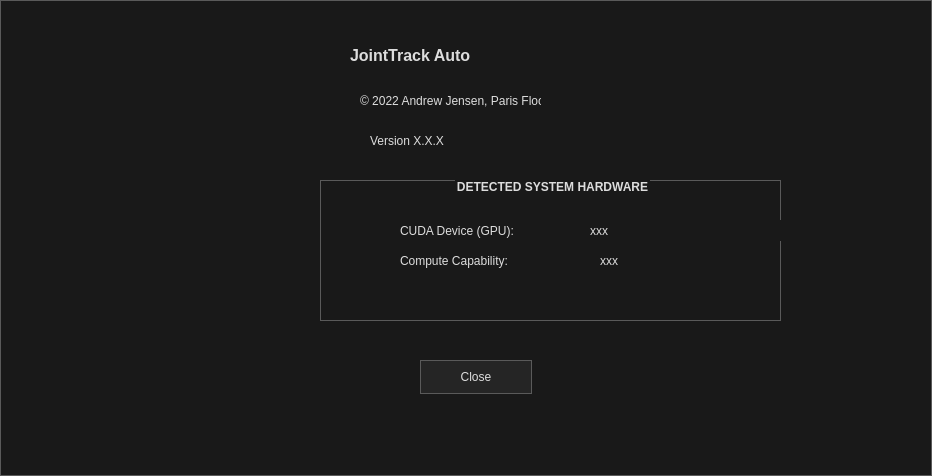
<?xml version="1.0" encoding="UTF-8"?>
<ui version="4.0">
 <class>aboutJTA</class>
 <widget class="QDialog" name="aboutJTA">
  <property name="geometry">
   <rect>
    <x>0</x>
    <y>0</y>
    <width>932</width>
    <height>476</height>
   </rect>
  </property>
  <property name="windowTitle">
   <string>About JointTrack Auto</string>
  </property>
  <property name="windowIcon">
   <iconset resource="mainscreen.qrc">
    <normaloff>:/Desktop_Icon/Resources/jta_dime_icon.png</normaloff>:/Desktop_Icon/Resources/jta_dime_icon.png</iconset>
  </property>
  <property name="styleSheet">
   <string notr="true">/*
	Based on a template by Emanuel Claesson (c) 2013 with modifications by Paris Flood

	Licensed under the Apache License, Version 2.0 (the &quot;License&quot;);
	you may not use this file except in compliance with the License.
	You may obtain a copy of the License at

		http://www.apache.org/licenses/LICENSE-2.0

	Unless required by applicable law or agreed to in writing, software
	distributed under the License is distributed on an &quot;AS IS&quot; BASIS,
	WITHOUT WARRANTIES OR CONDITIONS OF ANY KIND, either express or implied.
	See the License for the specific language governing permissions and
	limitations under the License.
*/

/*
	COLOR_DARK     = #191919
	COLOR_MEDIUM   = #353535
	COLOR_MEDLIGHT = #5A5A5A
	COLOR_LIGHT    = #DDDDDD
	COLOR_BLUE  = #2158AA
	COLOR_ORANGE = #D66C23
*/
* {
	background: #191919;
	color: #DDDDDD;
border: 1px solid #5A5A5A;
}

 QMenuBar {
	background: #191919;
	border-style: none;
 }

 QMenuBar::item {
	 background: transparent;
     spacing: 3px; /* spacing between menu bar items */
     padding: 5px 25px;
 }

 QMenuBar::item:selected{
	background: #353535;
  	border: 2px solid #D66C23;
    border-style: none none solid none;
}

 QMenuBar::item:pressed {
	background: #5A5A5A;
}

QCheckBox, QRadioButton {
	border: none;
}

QRadioButton::indicator, QCheckBox::indicator {
	width: 13px;
	height: 13px;
}

QRadioButton::indicator::unchecked, QCheckBox::indicator::unchecked {
	left: 5px;
	border: 1px solid #5A5A5A;
	background: none;
}

QRadioButton::indicator:unchecked:hover, QCheckBox::indicator:unchecked:hover {
	left: 5px;
	border: 1px solid #D66C23;
}

QRadioButton::indicator::checked, QCheckBox::indicator::checked {
	left: 5px;
	border: 1px solid #5A5A5A;
	background: #2158AA;
}

QRadioButton::indicator:checked:hover, QCheckBox::indicator:checked:hover {
	left: 5px;
	border: 1px solid #D66C23;
	background: #2158AA;
}

QGroupBox::title {
	subcontrol-origin: margin;
    subcontrol-position: top center;
}

QScrollBar {
	border: 1px solid #5A5A5A;
	background: #191919;
}

QScrollBar:horizontal {
	height: 15px;
	margin: 0px 16px 0px 16px;
}

QScrollBar:vertical {
	width: 15px;
	margin: 16px 0px 16px 0px;
}

QScrollBar::handle {
	background: #353535;
	border: 1px solid #5A5A5A;
}

QScrollBar::handle:horizontal {
	border-width: 0px 1px 0px 1px;
}

QScrollBar::handle:vertical {
	border-width: 1px 0px 1px 0px;
}

QScrollBar::handle:horizontal {
	min-width: 20px;
}

QScrollBar::handle:vertical {
	min-height: 20px;
}

QScrollBar::add-line, QScrollBar::sub-line {
	background:#353535;
	border: 1px solid #5A5A5A;
	subcontrol-origin: margin;
}

QScrollBar::add-line {
	position: absolute;
}

QScrollBar::add-line:horizontal {
	width: 15px;
	subcontrol-position: right;
	left: 15px;
}

QScrollBar::add-line:vertical {
	height: 15px;
	subcontrol-position: bottom;
	top: 15px;
}

QScrollBar::sub-line:horizontal {
	width: 15px;
	subcontrol-position: left;
}

QScrollBar::sub-line:vertical {
	height: 15px;
	subcontrol-position: top;
}

QScrollBar:left-arrow, QScrollBar::right-arrow, QScrollBar::up-arrow, QScrollBar::down-arrow {
	border: 1px solid #5A5A5A;
	width: 3px;
	height: 3px;
}

QScrollBar::add-page, QScrollBar::sub-page {
	background: none;
}

QAbstractButton {
	background: #252525;
}

QAbstractButton:disabled {
	background: #3F3F3F;
}

QAbstractButton:hover {
	background: #353535;
}

QPushButton:hover {
	background: #353535;
  	border: 1px solid #D66C23;
}

QAbstractButton:pressed {
	background: #5A5A5A;
}

QAbstractItemView {
	show-decoration-selected: 1;
 	outline: 0;
	selection-background-color: #2158AA;
	selection-color: #DDDDDD;
	alternate-background-color: #353535;
}

QHeaderView {
	border: 1px solid #5A5A5A;
}

QHeaderView::section {
	background: #191919;
	border: 1px solid #5A5A5A;
	padding: 4px;
}

QHeaderView::section:selected, QHeaderView::section::checked {
	background: #353535;
}

QTableView {
	gridline-color: #5A5A5A;
}

QTabBar {
	margin-left: 2px;
}

QTabBar::tab {
	border-radius: 0px;
	padding: 4px;
	margin: 4px;
}

QTabBar::tab:selected {
	background: #353535;
}

QComboBox::down-arrow {
	border: 1px solid #5A5A5A;
	background: #353535;
}

QComboBox::drop-down {
	border: 1px solid #5A5A5A;
	background: #353535;
}

QComboBox::down-arrow {
	width: 3px;
	height: 3px;
	border: 1px solid #5A5A5A;
}

QAbstractSpinBox {
	padding-right: 15px;
}

QAbstractSpinBox::up-button, QAbstractSpinBox::down-button {
	border: 1px solid #5A5A5A;
	background: #353535;
	subcontrol-origin: border;
}
QAbstractSpinBox::up-button:hover, QAbstractSpinBox::down-button:hover {
	border: 1px solid #D66C23;
}
QAbstractSpinBox::up-button:pressed, QAbstractSpinBox::down-button:pressed {
	background: #5A5A5A;
}

QAbstractSpinBox::up-arrow, QAbstractSpinBox::down-arrow {
	width: 3px;
	height: 3px;
	border: 1px solid #5A5A5A;
}
QAbstractSpinBox::up-arrow:hover, QAbstractSpinBox::down-arrow:hover {
	border: 1px solid #D66C23;
}

QSlider {
	border: none;
}

QSlider::groove:horizontal {
	height: 5px;
	margin: 4px 0px 4px 0px;
}

QSlider::groove:vertical {
	width: 5px;
	margin: 0px 4px 0px 4px;
}

QSlider::handle {
	border: 1px solid #5A5A5A;
	background: #353535;
}

QSlider::handle:horizontal {
	width: 15px;
	margin: -4px 0px -4px 0px;
}

QSlider::handle:vertical {
	height: 15px;
	margin: 0px -4px 0px -4px;
}

QSlider::add-page:vertical, QSlider::sub-page:horizontal {
	background: #2158AA;
}

QSlider::sub-page:vertical, QSlider::add-page:horizontal {
	background: #353535;
}

QLabel {
	border: none;
}

QProgressBar {
	text-align: center;
}

QProgressBar::chunk {
	width: 1px;
	background-color: #2158AA;
}

QMenu::separator {
	background: #353535;
}

QGroupBox {
	font: bold
}

QListWidget::item:selected {
    background-color: #2158AA;
}

 QMenu::item:selected{
	background: #353535;
	border: 2px solid #D66C23;
    border-style: none solid none none;
}

 QMenu::pressed {
	background: #5A5A5A;
}

QMenu::separator {
    height: 5px;
	background: #2158AA;
}</string>
  </property>
  <widget class="QPushButton" name="close_button">
   <property name="geometry">
    <rect>
     <x>420</x>
     <y>360</y>
     <width>112</width>
     <height>34</height>
    </rect>
   </property>
   <property name="text">
    <string>Close</string>
   </property>
  </widget>
  <widget class="QLabel" name="title_label">
   <property name="geometry">
    <rect>
     <x>350</x>
     <y>30</y>
     <width>171</width>
     <height>51</height>
    </rect>
   </property>
   <property name="font">
    <font>
     <pointsize>12</pointsize>
     <weight>75</weight>
     <bold>true</bold>
    </font>
   </property>
   <property name="text">
    <string>JointTrack Auto</string>
   </property>
  </widget>
  <widget class="QLabel" name="picture">
   <property name="geometry">
    <rect>
     <x>25</x>
     <y>25</y>
     <width>256</width>
     <height>256</height>
    </rect>
   </property>
   <property name="text">
    <string/>
   </property>
   <property name="pixmap">
    <pixmap resource="mainscreen.qrc">:/Desktop_Icon/Resources/jta_icon.png</pixmap>
   </property>
  </widget>
  <widget class="QLabel" name="version_label">
   <property name="geometry">
    <rect>
     <x>370</x>
     <y>130</y>
     <width>141</width>
     <height>21</height>
    </rect>
   </property>
   <property name="text">
    <string>Version X.X.X</string>
   </property>
  </widget>
  <widget class="QLabel" name="copyright_label">
   <property name="geometry">
    <rect>
     <x>360</x>
     <y>90</y>
     <width>181</width>
     <height>21</height>
    </rect>
   </property>
   <property name="text">
    <string>© 2022 Andrew Jensen, Paris Flood</string>
   </property>
  </widget>
  <widget class="QGroupBox" name="detected_group_box">
   <property name="geometry">
    <rect>
     <x>320</x>
     <y>180</y>
     <width>461</width>
     <height>141</height>
    </rect>
   </property>
   <property name="styleSheet">
    <string notr="true">/*
	Based on a template by Emanuel Claesson (c) 2013 with modifications by Paris Flood

	Licensed under the Apache License, Version 2.0 (the &quot;License&quot;);
	you may not use this file except in compliance with the License.
	You may obtain a copy of the License at

		http://www.apache.org/licenses/LICENSE-2.0

	Unless required by applicable law or agreed to in writing, software
	distributed under the License is distributed on an &quot;AS IS&quot; BASIS,
	WITHOUT WARRANTIES OR CONDITIONS OF ANY KIND, either express or implied.
	See the License for the specific language governing permissions and
	limitations under the License.
*/

/*
	COLOR_DARK     = #191919
	COLOR_MEDIUM   = #353535
	COLOR_MEDLIGHT = #5A5A5A
	COLOR_LIGHT    = #DDDDDD
	COLOR_BLUE  = #2158AA
	COLOR_ORANGE = #D66C23
*/
* {
	background: #191919;
	color: #DDDDDD;
border: 1px solid #5A5A5A;
}

 QMenuBar {
	background: #191919;
	border-style: none;
 }

 QMenuBar::item {
	 background: transparent;
     spacing: 3px; /* spacing between menu bar items */
     padding: 5px 25px;
 }

 QMenuBar::item:selected{
	background: #353535;
  	border: 2px solid #D66C23;
    border-style: none none solid none;
}

 QMenuBar::item:pressed {
	background: #5A5A5A;
}

QCheckBox, QRadioButton {
	border: none;
}

QRadioButton::indicator, QCheckBox::indicator {
	width: 13px;
	height: 13px;
}

QRadioButton::indicator::unchecked, QCheckBox::indicator::unchecked {
	left: 5px;
	border: 1px solid #5A5A5A;
	background: none;
}

QRadioButton::indicator:unchecked:hover, QCheckBox::indicator:unchecked:hover {
	left: 5px;
	border: 1px solid #D66C23;
}

QRadioButton::indicator::checked, QCheckBox::indicator::checked {
	left: 5px;
	border: 1px solid #5A5A5A;
	background: #2158AA;
}

QRadioButton::indicator:checked:hover, QCheckBox::indicator:checked:hover {
	left: 5px;
	border: 1px solid #D66C23;
	background: #2158AA;
}

QGroupBox::title {
	subcontrol-origin: margin;
    subcontrol-position: top center;
}

QScrollBar {
	border: 1px solid #5A5A5A;
	background: #191919;
}

QScrollBar:horizontal {
	height: 15px;
	margin: 0px 16px 0px 16px;
}

QScrollBar:vertical {
	width: 15px;
	margin: 16px 0px 16px 0px;
}

QScrollBar::handle {
	background: #353535;
	border: 1px solid #5A5A5A;
}

QScrollBar::handle:horizontal {
	border-width: 0px 1px 0px 1px;
}

QScrollBar::handle:vertical {
	border-width: 1px 0px 1px 0px;
}

QScrollBar::handle:horizontal {
	min-width: 20px;
}

QScrollBar::handle:vertical {
	min-height: 20px;
}

QScrollBar::add-line, QScrollBar::sub-line {
	background:#353535;
	border: 1px solid #5A5A5A;
	subcontrol-origin: margin;
}

QScrollBar::add-line {
	position: absolute;
}

QScrollBar::add-line:horizontal {
	width: 15px;
	subcontrol-position: right;
	left: 15px;
}

QScrollBar::add-line:vertical {
	height: 15px;
	subcontrol-position: bottom;
	top: 15px;
}

QScrollBar::sub-line:horizontal {
	width: 15px;
	subcontrol-position: left;
}

QScrollBar::sub-line:vertical {
	height: 15px;
	subcontrol-position: top;
}

QScrollBar:left-arrow, QScrollBar::right-arrow, QScrollBar::up-arrow, QScrollBar::down-arrow {
	border: 1px solid #5A5A5A;
	width: 3px;
	height: 3px;
}

QScrollBar::add-page, QScrollBar::sub-page {
	background: none;
}

QAbstractButton {
	background: #252525;
}

QAbstractButton:disabled {
	background: #3F3F3F;
}

QAbstractButton:hover {
	background: #353535;
}

QPushButton:hover {
	background: #353535;
  	border: 1px solid #D66C23;
}

QAbstractButton:pressed {
	background: #5A5A5A;
}

QAbstractItemView {
	show-decoration-selected: 1;
 	outline: 0;
	selection-background-color: #2158AA;
	selection-color: #DDDDDD;
	alternate-background-color: #353535;
}

QHeaderView {
	border: 1px solid #5A5A5A;
}

QHeaderView::section {
	background: #191919;
	border: 1px solid #5A5A5A;
	padding: 4px;
}

QHeaderView::section:selected, QHeaderView::section::checked {
	background: #353535;
}

QTableView {
	gridline-color: #5A5A5A;
}

QTabBar {
	margin-left: 2px;
}

QTabBar::tab {
	border-radius: 0px;
	padding: 4px;
	margin: 4px;
}

QTabBar::tab:selected {
	background: #353535;
}

QComboBox::down-arrow {
	border: 1px solid #5A5A5A;
	background: #353535;
}

QComboBox::drop-down {
	border: 1px solid #5A5A5A;
	background: #353535;
}

QComboBox::down-arrow {
	width: 3px;
	height: 3px;
	border: 1px solid #5A5A5A;
}

QAbstractSpinBox {
	padding-right: 15px;
}

QAbstractSpinBox::up-button, QAbstractSpinBox::down-button {
	border: 1px solid #5A5A5A;
	background: #353535;
	subcontrol-origin: border;
}
QAbstractSpinBox::up-button:hover, QAbstractSpinBox::down-button:hover {
	border: 1px solid #D66C23;
}
QAbstractSpinBox::up-button:pressed, QAbstractSpinBox::down-button:pressed {
	background: #5A5A5A;
}

QAbstractSpinBox::up-arrow, QAbstractSpinBox::down-arrow {
	width: 3px;
	height: 3px;
	border: 1px solid #5A5A5A;
}
QAbstractSpinBox::up-arrow:hover, QAbstractSpinBox::down-arrow:hover {
	border: 1px solid #D66C23;
}

QSlider {
	border: none;
}

QSlider::groove:horizontal {
	height: 5px;
	margin: 4px 0px 4px 0px;
}

QSlider::groove:vertical {
	width: 5px;
	margin: 0px 4px 0px 4px;
}

QSlider::handle {
	border: 1px solid #5A5A5A;
	background: #353535;
}

QSlider::handle:horizontal {
	width: 15px;
	margin: -4px 0px -4px 0px;
}

QSlider::handle:vertical {
	height: 15px;
	margin: 0px -4px 0px -4px;
}

QSlider::add-page:vertical, QSlider::sub-page:horizontal {
	background: #2158AA;
}

QSlider::sub-page:vertical, QSlider::add-page:horizontal {
	background: #353535;
}

QLabel {
	border: none;
}

QProgressBar {
	text-align: center;
}

QProgressBar::chunk {
	width: 1px;
	background-color: #2158AA;
}

QMenu::separator {
	background: #353535;
}

QGroupBox {
	font: bold
}

QListWidget::item:selected {
    background-color: #2158AA;
}

 QMenu::item:selected{
	background: #353535;
	border: 2px solid #D66C23;
    border-style: none solid none none;
}

 QMenu::pressed {
	background: #5A5A5A;
}

QMenu::separator {
    height: 5px;
	background: #2158AA;
}</string>
   </property>
   <property name="title">
    <string>DETECTED SYSTEM HARDWARE</string>
   </property>
   <widget class="QLabel" name="gpu_label">
    <property name="geometry">
     <rect>
      <x>270</x>
      <y>40</y>
      <width>191</width>
      <height>21</height>
     </rect>
    </property>
    <property name="text">
     <string>xxx</string>
    </property>
   </widget>
   <widget class="QLabel" name="cc_label">
    <property name="geometry">
     <rect>
      <x>280</x>
      <y>70</y>
      <width>161</width>
      <height>21</height>
     </rect>
    </property>
    <property name="text">
     <string>xxx</string>
    </property>
   </widget>
   <widget class="QLabel" name="gpu_description_label">
    <property name="geometry">
     <rect>
      <x>80</x>
      <y>40</y>
      <width>161</width>
      <height>21</height>
     </rect>
    </property>
    <property name="text">
     <string>CUDA Device (GPU):</string>
    </property>
   </widget>
   <widget class="QLabel" name="cc_description_label">
    <property name="geometry">
     <rect>
      <x>80</x>
      <y>70</y>
      <width>151</width>
      <height>21</height>
     </rect>
    </property>
    <property name="text">
     <string>Compute Capability:</string>
    </property>
   </widget>
  </widget>
 </widget>
 <resources>
  <include location="mainscreen.qrc"/>
 </resources>
 <connections>
  <connection>
   <sender>close_button</sender>
   <signal>clicked(bool)</signal>
   <receiver>aboutJTA</receiver>
   <slot>close()</slot>
   <hints>
    <hint type="sourcelabel">
     <x>405</x>
     <y>246</y>
    </hint>
    <hint type="destinationlabel">
     <x>315</x>
     <y>152</y>
    </hint>
   </hints>
  </connection>
 </connections>
</ui>
